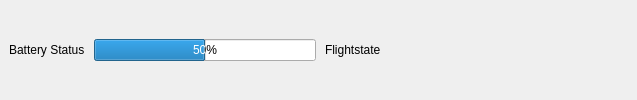
     <widget class="QWidget" name="battery_widget" native="true">
      <property name="sizePolicy">
       <sizepolicy hsizetype="Minimum" vsizetype="Preferred">
        <horstretch>0</horstretch>
        <verstretch>0</verstretch>
       </sizepolicy>
      </property>
      <layout class="QHBoxLayout" name="horizontalLayout_4">
       <property name="spacing">
        <number>9</number>
       </property>
       <property name="leftMargin">
        <number>9</number>
       </property>
       <property name="topMargin">
        <number>0</number>
       </property>
       <property name="rightMargin">
        <number>9</number>
       </property>
       <property name="bottomMargin">
        <number>0</number>
       </property>
       <item>
        <widget class="QLabel" name="label_14">
         <property name="sizePolicy">
          <sizepolicy hsizetype="Minimum" vsizetype="Preferred">
           <horstretch>0</horstretch>
           <verstretch>0</verstretch>
          </sizepolicy>
         </property>
         <property name="text">
          <string>Battery Status</string>
         </property>
        </widget>
       </item>
       <item>
        <widget class="QProgressBar" name="batteryStatus">
         <property name="sizePolicy">
          <sizepolicy hsizetype="Minimum" vsizetype="Fixed">
           <horstretch>0</horstretch>
           <verstretch>0</verstretch>
          </sizepolicy>
         </property>
         <property name="minimumSize">
          <size>
           <width>222</width>
           <height>0</height>
          </size>
         </property>
         <property name="value">
          <number>50</number>
         </property>
        </widget>
       </item>
       <item>
        <widget class="QLabel" name="label_16">
         <property name="text">
          <string>Flightstate</string>
         </property>
        </widget>
       </item>
       <item>
        <widget class="QLabel" name="flight_state">
         <property name="minimumSize">
          <size>
           <width>100</width>
           <height>0</height>
          </size>
         </property>
         <property name="font">
          <font>
           <pointsize>25</pointsize>
           <weight>75</weight>
           <bold>true</bold>
          </font>
         </property>
         <property name="text">
          <string/>
         </property>
        </widget>
       </item>
       <item>
        <spacer name="horizontalSpacer_3">
         <property name="orientation">
          <enum>Qt::Horizontal</enum>
         </property>
         <property name="sizeHint" stdset="0">
          <size>
           <width>40</width>
           <height>20</height>
          </size>
         </property>
        </spacer>
       </item>
       <item>
        <widget class="QLabel" name="label_robex">
         <property name="minimumSize">
          <size>
           <width>40</width>
           <height>40</height>
          </size>
         </property>
         <property name="maximumSize">
          <size>
           <width>40</width>
           <height>40</height>
          </size>
         </property>
         <property name="text">
          <string/>
         </property>
        </widget>
       </item>
       <item>
        <widget class="QLabel" name="label_i8">
         <property name="minimumSize">
          <size>
           <width>40</width>
           <height>40</height>
          </size>
         </property>
         <property name="maximumSize">
          <size>
           <width>40</width>
           <height>40</height>
          </size>
         </property>
         <property name="text">
          <string/>
         </property>
        </widget>
       </item>
      </layout>
     </widget>
